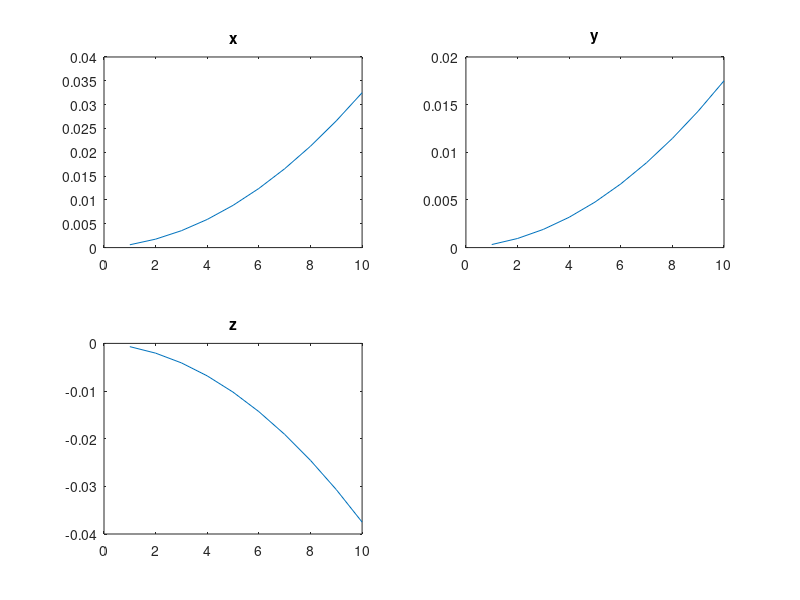

Source code (MATLAB):
function y = diSanTiB2()
    A = [-5 4 -1; -4 1 -3; 11 1 10];
    B = [-30; -13; 21];
    solution = linsolve(A,B) %solution of the linear equations
    conditionNum = cond(A) %condition number of the system
    errSolution = zeros(10,3);
    j = 1;
    for i=0.001:0.001:0.01
        B(1,1) = B(1,1) + i; %add noise to the equations
        errSolution(j,:) = linsolve(A,B);
        j=j+1;
    end
    j=1:10
    figure %plot the error
    subplot(2,2,1)
    plot(j,solution(1)-errSolution(j,1));
    title('x');
    subplot(2,2,2)
    plot(j,solution(2)-errSolution(j,2));
    title('y');
    subplot(2,2,3)
    plot(j,solution(3)-errSolution(j,3));
    title('z');
end